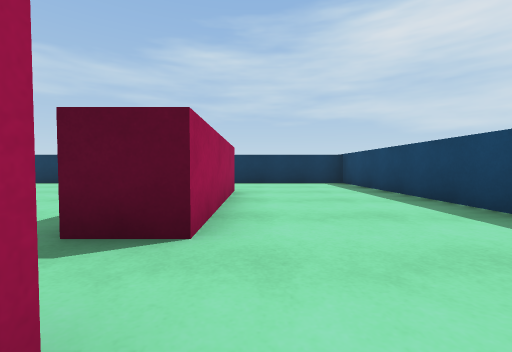
View 1 (above)

20 first-person views from a walk through a scene from a Unity 3-D project. The camera is 0.55 m above the floor, tilts 2° down and sees 90° across. The floor is counted in squares, 1 m on a side. Each view is taken from the middle of a square. On the plan, view 1 faces up. The plan holds only what a view shows up to about 9 squares ahead; the rest is blank. Surface patterns are stand-ins for the level's own textures.

View 2
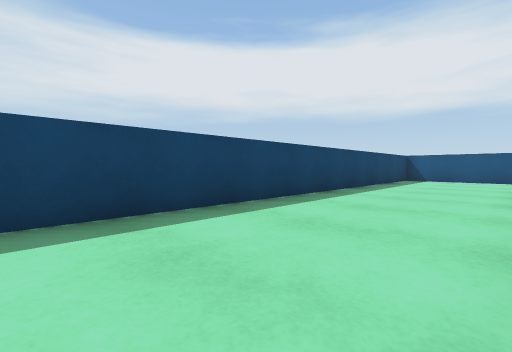

View 3
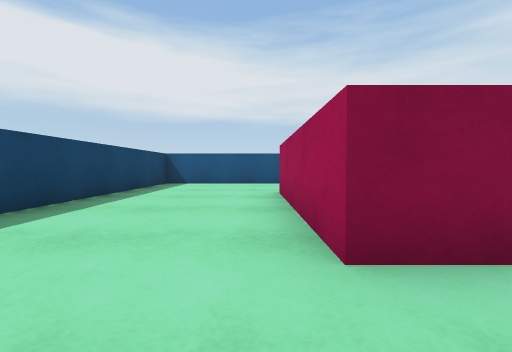

View 4
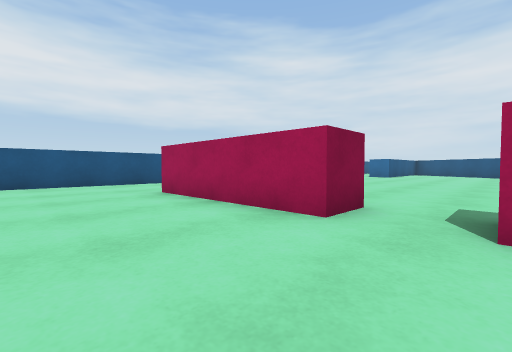

View 5
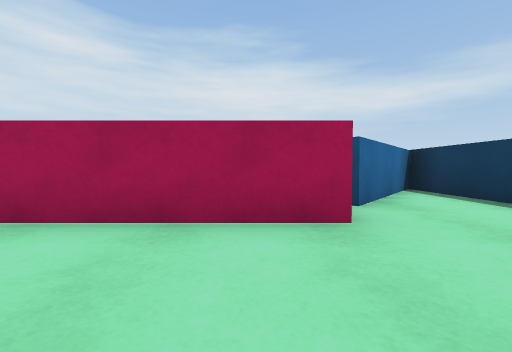

View 6
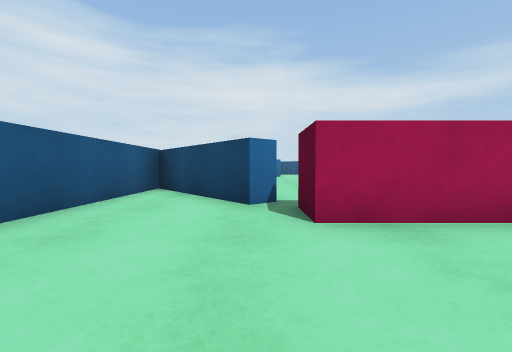

View 7
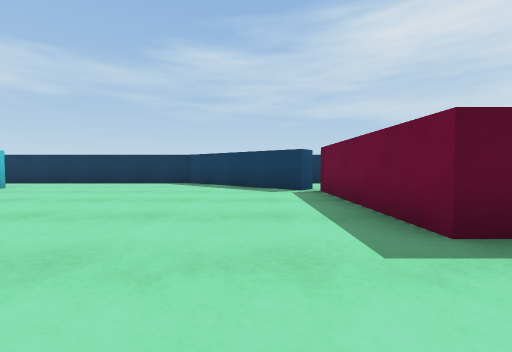

View 8
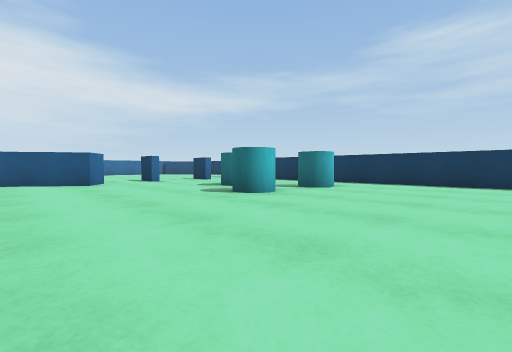

View 9
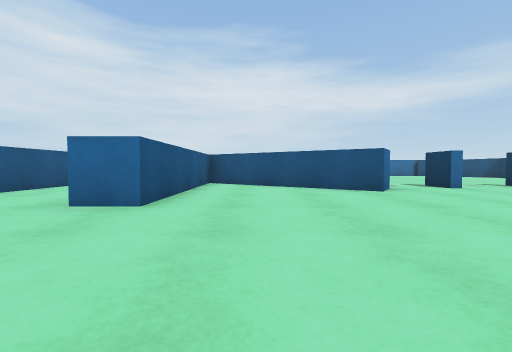

View 10
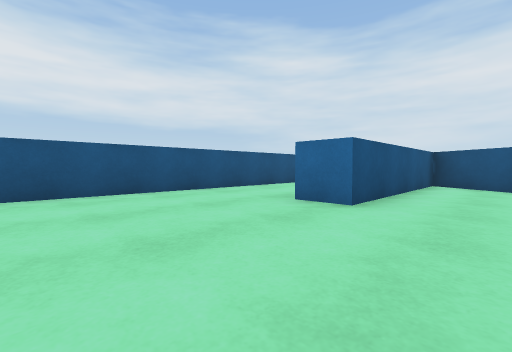

View 11
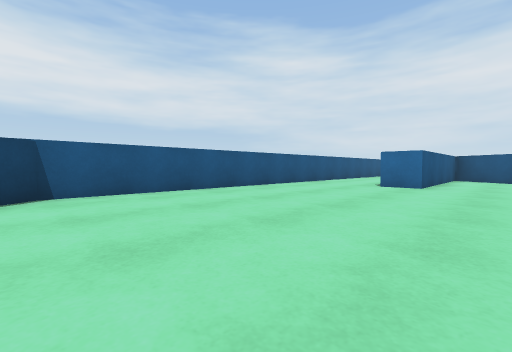

View 12
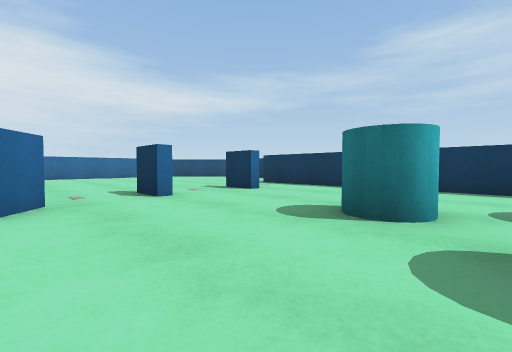

View 13
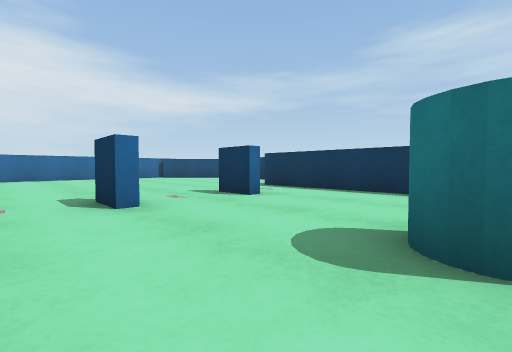

View 14
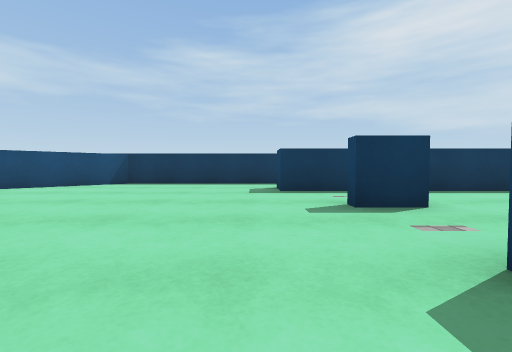

View 15
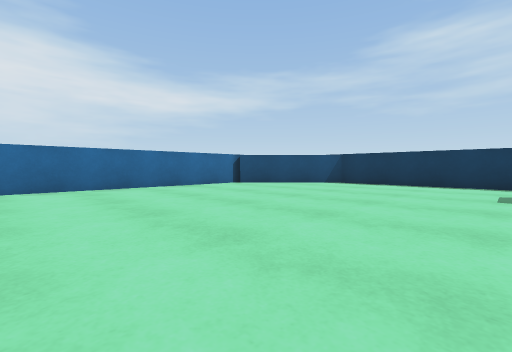

View 16
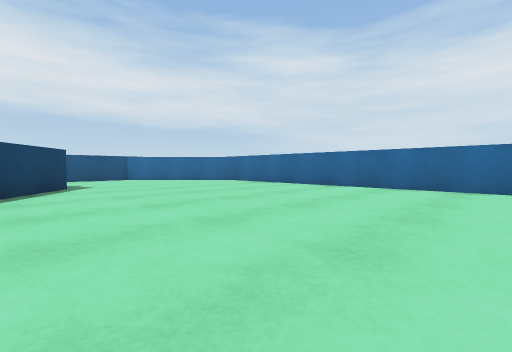

View 17
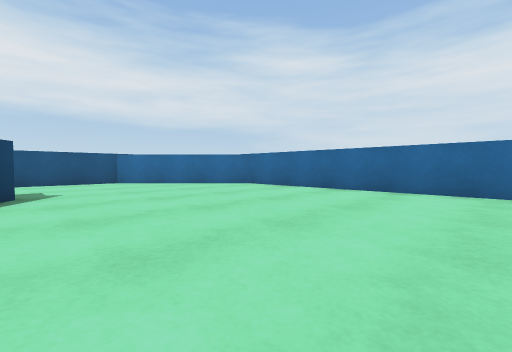

View 18
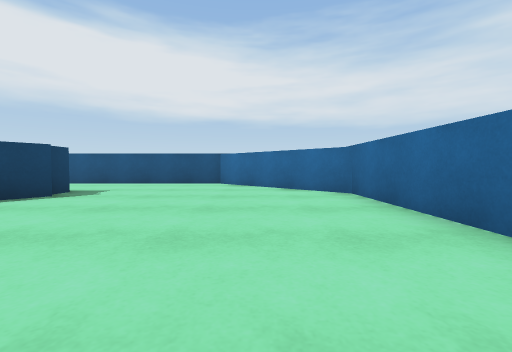

View 19
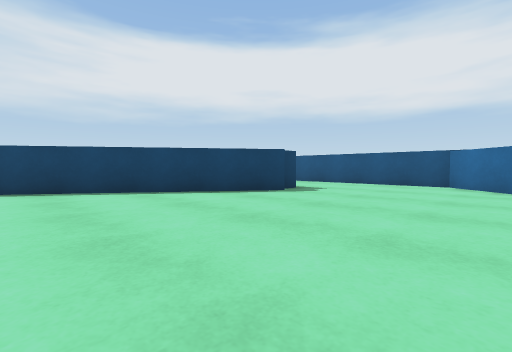

View 20
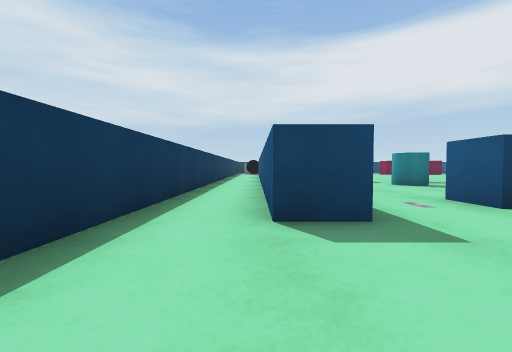

### Floor plan
Points are (right, up) in squares from view 1. A wall is a line through its corners. A room is listed if a view was taken in it or the views show most of it. See-through windows are left out.
Room 1 (views 1, 2, 3, 4, 5, 6)
walls: (-0.5, 0.6) (-0.5, -3.4) (-1.5, -3.4); (-0.5, 6) (-0.5, 1.9); (-2.1, -3.7) (-1.7, -4.1) (-4.6, -6.5) (3, -6.5) (3, 8.8) (-4.4, 8.8) (-1.6, 6.4)
ways out: opening at (-1, 1) to room 2
Room 2 (views 7, 8, 9, 10, 11, 12, 13, 14, 15, 16, 17, 18, 19, 20)
walls: (-15.6, 2.5) (-14.7, 1.9) (-17.8, -2.6) (-12.6, -2.6) (-12.6, -3.6); (-15.6, 4.1) (-16.8, 4.1); (-15.6, 6.5) (-16.6, 6.5) (-16.6, 6.8) (-15.6, 6.8) (-15.6, 6.5); (-19.2, -2.9) (-15.8, 2.1); (-18.9, -3.6) (-18.9, -3.1); (-11, 11.5) (-22.2, 11.5) (-24.8, 8.9); (-1.6, 0.6) (-0.5, 0.6); (-1.9, 6) (-5.3, 8.8) (-17.4, 8.8) (-17.4, 9.8) (-11.5, 9.8); (-0.5, 1.9) (-1.5, 1.9) (-1.5, 6); (-25, 8.8) (-25, -3.3) (-21.8, -6.5) (-5.4, -6.5) (-5, -6.1)
ways out: opening at (-1, 1) to room 1
objects: other object (-12, 5); other object (-10, 4); other object (-10, 6) to (-10, 7)

Where each view was taken, in squares from view 1:
view 1: 0 up, 0 right, facing up
view 2: 5 up, 0 right, facing down-right
view 3: 2 up, 0 right, facing down
view 4: 2 up, 2 right, facing down-left
view 5: 5 up, 2 right, facing left
view 6: 4 down, 2 right, facing left
view 7: 0 up, 3 left, facing up
view 8: 0 up, 6 left, facing up-left
view 9: 1 down, 9 left, facing left
view 10: 1 down, 9 left, facing down-left
view 11: 1 down, 5 left, facing down-left
view 12: 2 up, 11 left, facing up-left
view 13: 3 up, 12 left, facing up-left
view 14: 3 up, 18 left, facing up
view 15: 3 up, 18 left, facing up-left
view 16: 5 up, 18 left, facing down-left
view 17: 3 up, 19 left, facing down-left
view 18: 2 up, 23 left, facing down
view 19: 2 up, 23 left, facing down-right
view 20: 10 up, 20 left, facing right
